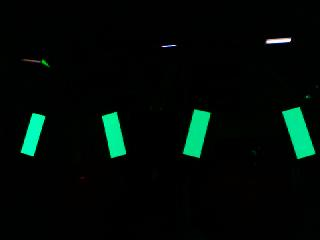
#> input picture 2019VisionImages/CargoAngledDark48in.jpg, 320 x 240 px
$ python -i grip.py   (imports and definitions only)
#> lines starting #> are read from the running program, lines starting #| are printed output that depends on the picture; after the words box and inside, x2 and y2 are one past the last pixel; in counts of white or black regions, pixels touching at a corner belong together
#> further down, picture is the input picture: shape (240, 320, 3); mean B, G, R 7.1, 10.9, 1.5
import cv2
import numpy
import math


class GripPipeline:
    """
    An OpenCV pipeline generated by GRIP.
    """

    def __init__(self):
        """initializes all values to presets or None if need to be set
        """

        self.__cv_erode_kernel = None
        self.__cv_erode_anchor = (-1, -1)
        self.__cv_erode_iterations = 1.0
        self.__cv_erode_bordertype = cv2.BORDER_CONSTANT
        self.__cv_erode_bordervalue = (-1)

        self.cv_erode_output = None

        self.__hsl_threshold_input = self.cv_erode_output
        self.__hsl_threshold_hue = [52, 94]
        self.__hsl_threshold_saturation = [206, 255]
        self.__hsl_threshold_luminance = [20, 77]

        self.hsl_threshold_output = None

        self.__find_lines_input = self.hsl_threshold_output

        self.find_lines_output = None

        self.__filter_lines_lines = self.find_lines_output
        self.__filter_lines_min_length = 0.0
        self.__filter_lines_angle = [67.98561151079136, 129.6245733788396]

        self.filter_lines_output = None

    def process(self, source0):
        """
        Runs the pipeline and sets all outputs to new values.
        """
        # Step CV_erode0:
        self.__cv_erode_src = source0
        (self.cv_erode_output) = self.__cv_erode(self.__cv_erode_src, self.__cv_erode_kernel, self.__cv_erode_anchor,
                                                 self.__cv_erode_iterations, self.__cv_erode_bordertype,
                                                 self.__cv_erode_bordervalue)

        # Step HSL_Threshold0:
        self.__hsl_threshold_input = self.cv_erode_output
        (self.hsl_threshold_output) = self.__hsl_threshold(self.__hsl_threshold_input, self.__hsl_threshold_hue,
                                                           self.__hsl_threshold_saturation,
                                                           self.__hsl_threshold_luminance)

        # Step Find_Lines0:
        self.__find_lines_input = self.hsl_threshold_output
        (self.find_lines_output) = self.__find_lines(self.__find_lines_input)

        # Step Filter_Lines0:
        self.__filter_lines_lines = self.find_lines_output
        (self.filter_lines_output) = self.__filter_lines(self.__filter_lines_lines, self.__filter_lines_min_length,
                                                         self.__filter_lines_angle)

    @staticmethod
    def __cv_erode(src, kernel, anchor, iterations, border_type, border_value):
        """Expands area of lower value in an image.
        Args:
           src: A numpy.ndarray.
           kernel: The kernel for erosion. A numpy.ndarray.
           iterations: the number of times to erode.
           border_type: Opencv enum that represents a border type.
           border_value: value to be used for a constant border.
        Returns:
            A numpy.ndarray after erosion.
        """
#> called with anchor = (-1, -1), iterations = 1, border_type = 0, border_value = -1
        return cv2.erode(src, kernel, anchor, iterations=(int)(iterations + 0.5),
                         borderType=border_type, borderValue=border_value)
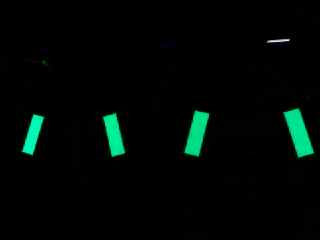
#> returned value: shape (240, 320, 3); mean of channels 0, 1, 2 5.3, 8.5, 0.6; drawn as B, G, R

    @staticmethod
    def __hsl_threshold(input, hue, sat, lum):
        """Segment an image based on hue, saturation, and luminance ranges.
        Args:
            input: A BGR numpy.ndarray.
            hue: A list of two numbers the are the min and max hue.
            sat: A list of two numbers the are the min and max saturation.
            lum: A list of two numbers the are the min and max luminance.
        Returns:
            A black and white numpy.ndarray.
        """
        out = cv2.cvtColor(input, cv2.COLOR_BGR2HLS)
#> out: shape (240, 320, 3); mean of channels 0, 1, 2 30.5, 4.5, 116.4
        return cv2.inRange(out, (hue[0], lum[0], sat[0]), (hue[1], lum[1], sat[1]))
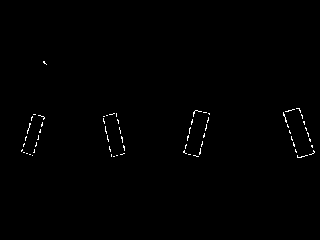
#> returned value: shape (240, 320); 0.53% white in thin lines or dots, all inside (x1, y1, x2, y2) = (21, 61, 315, 158)

    class Line:

        def __init__(self, x1, y1, x2, y2):
            """
            Sets endpoint values. Point 1 is the leftmost point.
            :param x1:
            :param y1:
            :param x2:
            :param y2:
            """
            if x1 < x2:
                self.x1 = x1
                self.y1 = y1
                self.x2 = x2
                self.y2 = y2
            else:
                self.x1 = x2
                self.y1 = y2
                self.x2 = x1
                self.y2 = y1

        def length(self):
            return numpy.sqrt(pow(self.x2 - self.x1, 2) + pow(self.y2 - self.y1, 2))

        def angle(self):
            return math.degrees(math.atan2(self.y2 - self.y1, self.x2 - self.x1))

    @staticmethod
    def __find_lines(input):
        """Finds all line segments in an image.
        Args:
            input: A numpy.ndarray.
        Returns:
            A filtered list of Lines.
        """
        detector = cv2.createLineSegmentDetector()
        if len(input.shape) == 2 or input.shape[2] == 1:
            lines = detector.detect(input)
        else:
            tmp = cv2.cvtColor(input, cv2.COLOR_BGR2GRAY)
            lines = detector.detect(tmp)
        output = []
        if len(lines) != 0 and lines[0] is not None:
            for i in range(len(lines[0])):
                tmp = GripPipeline.Line(lines[0][i, 0][0], lines[0][i, 0][1],
                                        lines[0][i, 0][2], lines[0][i, 0][3])
                output.append(tmp)
        return output

    @staticmethod
    def __filter_lines(inputs, min_length, angle):
        """Filters out lines that do not meet certain criteria.
        Args:
            inputs: A list of Lines.
            min_Length: The minimum lenght that will be kept.
            angle: The minimum and maximum angles in degrees as a list of two numbers.
        Returns:
            A filtered list of Lines.
        """
#> called with min_length = 0
        outputs = []
        for line in inputs:
            if (angle[0] <= line.angle() <= angle[1]) or (angle[0] <= line.angle() + 180.0 <= angle[1]):
                outputs.append(line)
        return outputs

>>> import cv2
>>> picture = cv2.imread('2019VisionImages/CargoAngledDark48in.jpg')
>>> result = GripPipeline().process(picture)
